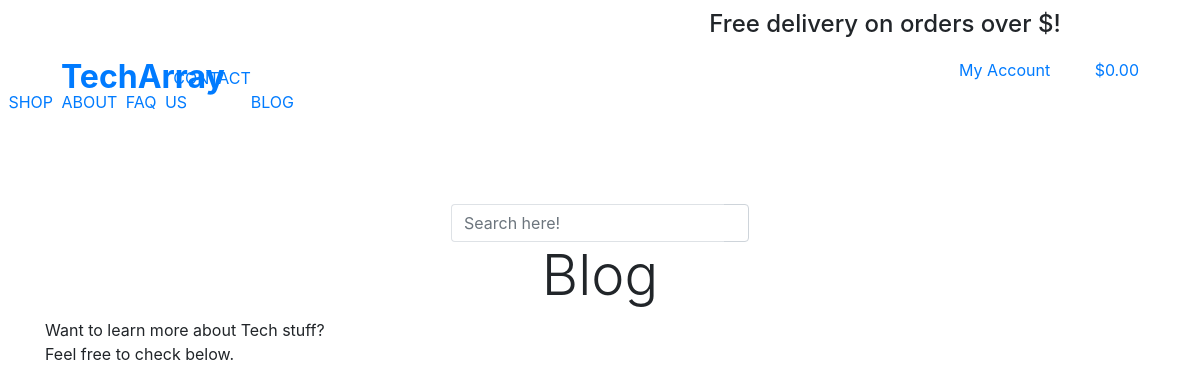
The page /blog/ on the database as committed earlier.
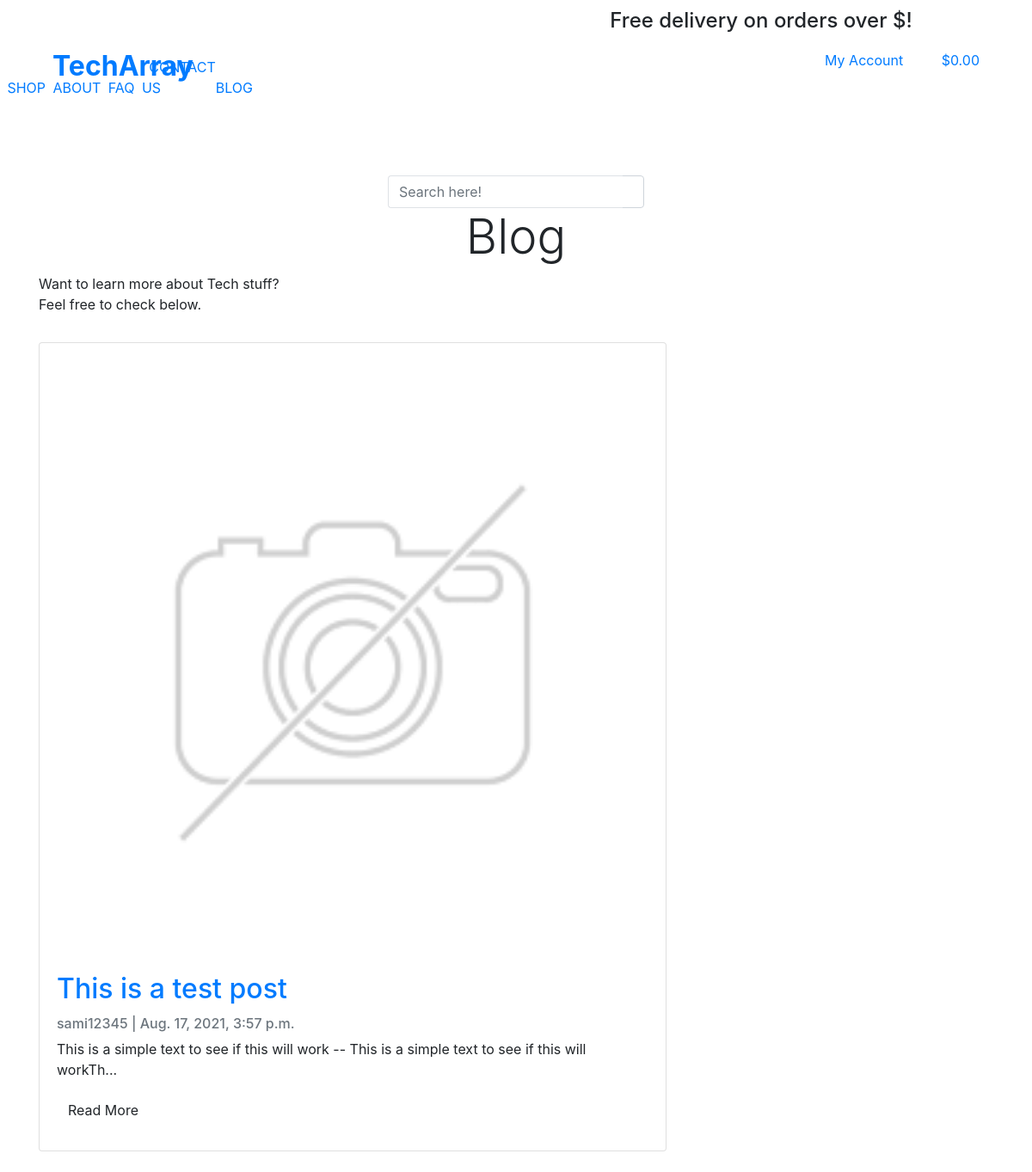
The same page on the database as committed later.
### blog/models.py (models this page shows, shortened)
class Post(models.Model):
    title = models.CharField(max_length=200, unique=True)
    slug = models.SlugField(max_length=200, unique=True)
    author = models.ForeignKey(User, on_delete= models.CASCADE,related_name='blog_posts')
    updated_on = models.DateTimeField(auto_now= True)
    content = models.TextField()
    created_on = models.DateTimeField(auto_now_add=True)
    status = models.IntegerField(choices=STATUS, default=0)
    image_url = models.URLField(max_length=1024, null=True, blank=True)
    image = models.ImageField(null=True, blank=True)
    class Meta:
        ordering = ['-created_on']

### blog/views.py (the view)
# urls.py: path('', views.all_posts, name='blog'),
def all_posts(request):
    post_list = Post.objects.filter(status=1).order_by('-created_on')
    paginator = Paginator(post_list, 2)
    page = request.GET.get('page')
    try:
        post_list = paginator.page(page)
    except PageNotAnInteger:
        post_list = paginator.page(1)
    except EmptyPage:
        post_list = paginator.page(paginator.num_pages)
    context = {
        'blog_page': 'active',
        'page': page,
        'post_list': post_list,
    }
    return render(request, 'blog/blog.html', context)

### bag/contexts.py (called while the page is built, shortened)
def bag_contents(request):
    bag_items = []
    total = 0
    product_count = 0
    bag = request.session.get('bag', {})
    if total < settings.FREE_DELIVERY_THRESHOLD:
        delivery = total * Decimal(settings.STANDARD_DELIVERY_PERCENTAGE / 100)
        free_delivery_delta = settings.FREE_DELIVERY_THRESHOLD - total
    else:
        delivery = 0
        free_delivery_delta = 0
    grand_total = delivery + total
    context = {
        'bag_items': bag_items,
        'total': total,
        'product_count': product_count,
        'delivery': delivery,
        'free_delivery_delta': free_delivery_delta,
        'free_delivery_threshold': settings.FREE_DELIVERY_THRESHOLD,
        'grand_total': grand_total,
    }
    return context

### blog/templates/blog/blog.html (shortened to what this page needs)
{% extends "base.html" %}
{% load static %}
{% block content %}
<div class="jumbotron-section">
    <div class="row">
        <div class="col-12">
            <div class="">
                <h1 class="display-4 text-center">Blog</h1>
            </div>
        </div>
    </div>
</div>
<div class="container">
    <div class="row">
        <div class="col-12">
            <p>
                Want to learn more about Tech stuff?<br>
                Feel free to check below.
            </p>
        </div>
    </div>
</div>
<div class="container">
    <div class="row">
        <div class="col-md-8 mt-3 left">
            {% for post in post_list %}
            <div class="card mb-4">
                <div class="card-body mt-2 mb-2">
                    <a href="{% url 'post_detail' post.slug  %}">
                        {% if post.image %}
                        <img class="card-img-top mb-3" src="{{ MEDIA_URL }}noimage.png" alt="{{ post.title }}" />
                    </a>
                    {% endif %}
                    <a href="{% url 'post_detail' post.slug  %}">
                        <h2 class="card-title">{{ post.title }}</h2>
                    </a>
                    <p class="card-text text-muted h6">
                        {{ post.author }} | {{ post.created_on}}
                    </p>
                    <p class="card-text">{{ post.content|safe|slice:":100" }}...</p>
                    <a href="{% url 'post_detail' post.slug  %}" class="btn btn-yellow">Read More</a>
                </div>
            </div>
            {% endfor %}
        </div>
    </div>
</div>
{% endblock %}

Rows that differ between the two databases and show on the page:
added Post: title "This is a test post", author "sami12345", created_on "Aug. 17, 2021, 3:57 p.m.", content "This is a simple text to see if this will work -- This is a simple text to see if this will workTh"
